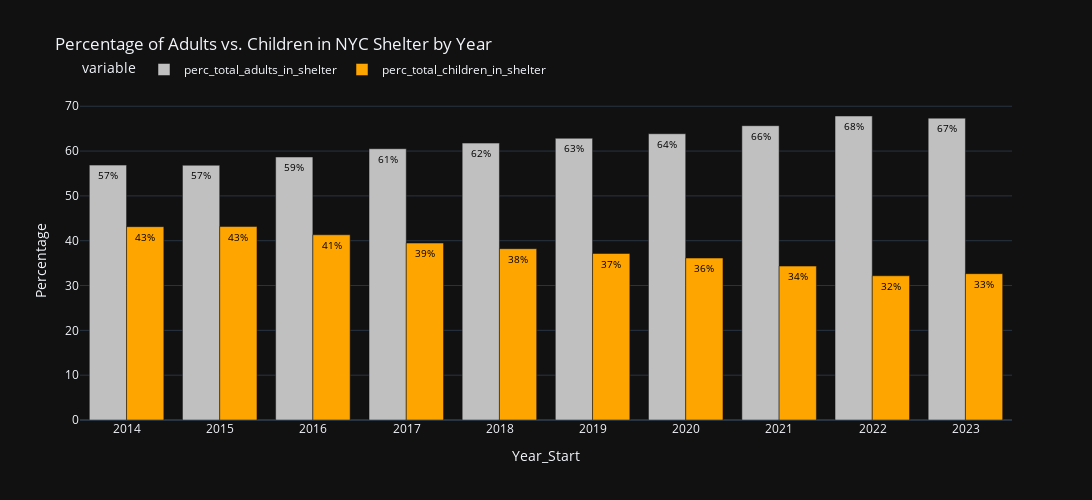

The notebook cell saved with this chart:
### Markdown cell above
##### distribution

### Code cell
desired_columns = [0,1,2,3,4,5,6,7,8,9,10]
start_date = datetime.datetime(2013, 1, 1)
end_date = datetime.datetime(2022, 12, 31)

# Convert index values to datetime
filtered_data = get_columns(yearly_avg_df,desired_columns)

# Apply date filter
filtered_data = filtered_data[filtered_data.index.to_series().apply(get_date, start_date=start_date, end_date=end_date)]
filtered_data.reset_index(inplace=True)
filtered_data

# Set the template to 'plotly_dark'
pio.templates.default = "plotly_dark"

# Create the bar chart
fig = px.bar(filtered_data, x='date_of_census', y=['perc_total_adults_in_shelter', 'perc_total_children_in_shelter'],
             color_discrete_sequence=['silver', 'orange'],
             labels={'date_of_census': 'Year_Start', 'value': 'Percentage'},
             title='Percentage of Adults vs. Children in NYC Shelter by Year',
             
             )

# Customize the layout if needed
fig.update_layout(barmode='group', xaxis_tickangle=0,
                  legend=dict(orientation='h', yanchor='bottom', y=1.05, xanchor='left', x=0),
                  xaxis=dict(tickmode='auto', tickformat='%Y'),
                  width=1500,  # Set the desired width of the figure
                  height=500  # Set the desired height of the figure
                  )

# Add data labels
texts = [filtered_data['perc_total_adults_in_shelter'].apply(lambda x: f'{round(x)}%'),
         filtered_data['perc_total_children_in_shelter'].apply(lambda x: f'{round(x)}%')]
for i, t in enumerate(texts):
    fig.data[i].text = t
fig.update_traces(textposition='inside', textfont=dict(color='black', size=10), textangle=0)

# Display the plot
fig.show()

### Figure 1 — Plotly figure (JSON) as saved in the notebook; plotly's stock layout.template omitted (floating-point values rounded to 4 significant figures)
{"data": [{"alignmentgroup": "True", "hovertemplate": "variable=perc_total_adults_in_shelter<br>Year_Start=%{x}<br>Percentage=%{y}<extra></extra>", "legendgroup": "perc_total_adults_in_shelter", "marker": {"color": "silver", "pattern": {"shape": ""}}, "name": "perc_total_adults_in_shelter", "offsetgroup": "perc_total_adults_in_shelter", "orientation": "v", "showlegend": true, "text": ["57%", "57%", "59%", "61%", "62%", "63%", "64%", "66%", "68%", "67%"], "textangle": 0, "textfont": {"color": "black", "size": 10}, "textposition": "inside", "type": "bar", "x": ["2013-12-31T00:00:00", "2014-12-31T00:00:00", "2015-12-31T00:00:00", "2016-12-31T00:00:00", "2017-12-31T00:00:00", "2018-12-31T00:00:00", "2019-12-31T00:00:00", "2020-12-31T00:00:00", "2021-12-31T00:00:00", "2022-12-31T00:00:00"], "xaxis": "x", "y": [56.87, 56.84, 58.68, 60.52, 61.78, 62.85, 63.87, 65.66, 67.82, 67.35], "yaxis": "y"}, {"alignmentgroup": "True", "hovertemplate": "variable=perc_total_children_in_shelter<br>Year_Start=%{x}<br>Percentage=%{y}<extra></extra>", "legendgroup": "perc_total_children_in_shelter", "marker": {"color": "orange", "pattern": {"shape": ""}}, "name": "perc_total_children_in_shelter", "offsetgroup": "perc_total_children_in_shelter", "orientation": "v", "showlegend": true, "text": ["43%", "43%", "41%", "39%", "38%", "37%", "36%", "34%", "32%", "33%"], "textangle": 0, "textfont": {"color": "black", "size": 10}, "textposition": "inside", "type": "bar", "x": ["2013-12-31T00:00:00", "2014-12-31T00:00:00", "2015-12-31T00:00:00", "2016-12-31T00:00:00", "2017-12-31T00:00:00", "2018-12-31T00:00:00", "2019-12-31T00:00:00", "2020-12-31T00:00:00", "2021-12-31T00:00:00", "2022-12-31T00:00:00"], "xaxis": "x", "y": [43.13, 43.16, 41.32, 39.48, 38.22, 37.15, 36.13, 34.34, 32.18, 32.65], "yaxis": "y"}], "layout": {"barmode": "group", "height": 500, "legend": {"orientation": "h", "title": {"text": "variable"}, "tracegroupgap": 0, "x": 0, "xanchor": "left", "y": 1.05, "yanchor": "bottom"}, "title": {"text": "Percentage of Adults vs. Children in NYC Shelter by Year"}, "width": 1500, "xaxis": {"anchor": "y", "domain": [0, 1], "tickangle": 0, "tickformat": "%Y", "tickmode": "auto", "title": {"text": "Year_Start"}}, "yaxis": {"anchor": "x", "domain": [0, 1], "title": {"text": "Percentage"}}}}
